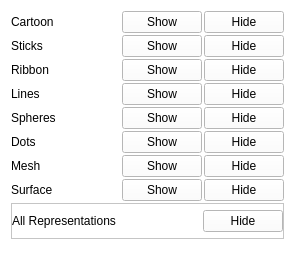
                     <widget class="QWidget" name="scrollAreaWidgetContents_3">
                      <property name="geometry">
                       <rect>
                        <x>0</x>
                        <y>-203</y>
                        <width>295</width>
                        <height>275</height>
                       </rect>
                      </property>
                      <property name="sizePolicy">
                       <sizepolicy hsizetype="Preferred" vsizetype="Expanding">
                        <horstretch>0</horstretch>
                        <verstretch>0</verstretch>
                       </sizepolicy>
                      </property>
                      <property name="styleSheet">
                       <string notr="true">background-color: white;</string>
                      </property>
                      <layout class="QVBoxLayout" name="verticalLayout_18">
                       <property name="spacing">
                        <number>2</number>
                       </property>
                       <item>
                        <layout class="QHBoxLayout" name="protein_pair_cartoon_layout">
                         <item>
                          <widget class="QLabel" name="lbl_protein_pair_cartoon">
                           <property name="text">
                            <string>Cartoon</string>
                           </property>
                          </widget>
                         </item>
                         <item>
                          <spacer name="horizontalSpacer_30">
                           <property name="orientation">
                            <enum>Qt::Horizontal</enum>
                           </property>
                           <property name="sizeHint" stdset="0">
                            <size>
                             <width>40</width>
                             <height>20</height>
                            </size>
                           </property>
                          </spacer>
                         </item>
                         <item>
                          <widget class="QPushButton" name="btn_protein_pair_show_cartoon">
                           <property name="text">
                            <string>Show</string>
                           </property>
                          </widget>
                         </item>
                         <item>
                          <widget class="QPushButton" name="btn_protein_pair_hide_cartoon">
                           <property name="text">
                            <string>Hide</string>
                           </property>
                          </widget>
                         </item>
                        </layout>
                       </item>
                       <item>
                        <layout class="QHBoxLayout" name="protein_pair_sticks_layout">
                         <item>
                          <widget class="QLabel" name="lbl_protein_pair_sticks">
                           <property name="text">
                            <string>Sticks</string>
                           </property>
                          </widget>
                         </item>
                         <item>
                          <spacer name="horizontalSpacer_29">
                           <property name="orientation">
                            <enum>Qt::Horizontal</enum>
                           </property>
                           <property name="sizeHint" stdset="0">
                            <size>
                             <width>40</width>
                             <height>20</height>
                            </size>
                           </property>
                          </spacer>
                         </item>
                         <item>
                          <widget class="QPushButton" name="btn_protein_pair_show_sticks">
                           <property name="text">
                            <string>Show</string>
                           </property>
                          </widget>
                         </item>
                         <item>
                          <widget class="QPushButton" name="btn_protein_pair_hide_sticks">
                           <property name="text">
                            <string>Hide</string>
                           </property>
                          </widget>
                         </item>
                        </layout>
                       </item>
                       <item>
                        <layout class="QHBoxLayout" name="protein_pair_ribbon_layout">
                         <item>
                          <widget class="QLabel" name="lbl_protein_pair_ribbon">
                           <property name="text">
                            <string>Ribbon</string>
                           </property>
                          </widget>
                         </item>
                         <item>
                          <spacer name="horizontalSpacer_28">
                           <property name="orientation">
                            <enum>Qt::Horizontal</enum>
                           </property>
                           <property name="sizeHint" stdset="0">
                            <size>
                             <width>40</width>
                             <height>20</height>
                            </size>
                           </property>
                          </spacer>
                         </item>
                         <item>
                          <widget class="QPushButton" name="btn_protein_pair_show_ribbon">
                           <property name="text">
                            <string>Show</string>
                           </property>
                          </widget>
                         </item>
                         <item>
                          <widget class="QPushButton" name="btn_protein_pair_hide_ribbon">
                           <property name="text">
                            <string>Hide</string>
                           </property>
                          </widget>
                         </item>
                        </layout>
                       </item>
                       <item>
                        <layout class="QHBoxLayout" name="protein_pair_lines_layout">
                         <item>
                          <widget class="QLabel" name="lbl_protein_pair_lines">
                           <property name="text">
                            <string>Lines</string>
                           </property>
                          </widget>
                         </item>
                         <item>
                          <spacer name="horizontalSpacer_33">
                           <property name="orientation">
                            <enum>Qt::Horizontal</enum>
                           </property>
                           <property name="sizeHint" stdset="0">
                            <size>
                             <width>40</width>
                             <height>20</height>
                            </size>
                           </property>
                          </spacer>
                         </item>
                         <item>
                          <widget class="QPushButton" name="btn_protein_pair_show_lines">
                           <property name="text">
                            <string>Show</string>
                           </property>
                          </widget>
                         </item>
                         <item>
                          <widget class="QPushButton" name="btn_protein_pair_hide_lines">
                           <property name="text">
                            <string>Hide</string>
                           </property>
                          </widget>
                         </item>
                        </layout>
                       </item>
                       <item>
                        <layout class="QHBoxLayout" name="protein_pair_spheres_layout">
                         <item>
                          <widget class="QLabel" name="lbl_protein_pair_spheres">
                           <property name="text">
                            <string>Spheres</string>
                           </property>
                          </widget>
                         </item>
                         <item>
                          <spacer name="horizontalSpacer_34">
                           <property name="orientation">
                            <enum>Qt::Horizontal</enum>
                           </property>
                           <property name="sizeHint" stdset="0">
                            <size>
                             <width>40</width>
                             <height>20</height>
                            </size>
                           </property>
                          </spacer>
                         </item>
                         <item>
                          <widget class="QPushButton" name="btn_protein_pair_show_spheres">
                           <property name="text">
                            <string>Show</string>
                           </property>
                          </widget>
                         </item>
                         <item>
                          <widget class="QPushButton" name="btn_protein_pair_hide_spheres">
                           <property name="text">
                            <string>Hide</string>
                           </property>
                          </widget>
                         </item>
                        </layout>
                       </item>
                       <item>
                        <layout class="QHBoxLayout" name="protein_pair_dots_layout">
                         <item>
                          <widget class="QLabel" name="lbl_protein_pair_dots">
                           <property name="text">
                            <string>Dots</string>
                           </property>
                          </widget>
                         </item>
                         <item>
                          <spacer name="horizontalSpacer_31">
                           <property name="orientation">
                            <enum>Qt::Horizontal</enum>
                           </property>
                           <property name="sizeHint" stdset="0">
                            <size>
                             <width>40</width>
                             <height>20</height>
                            </size>
                           </property>
                          </spacer>
                         </item>
                         <item>
                          <widget class="QPushButton" name="btn_protein_pair_show_dots">
                           <property name="text">
                            <string>Show</string>
                           </property>
                          </widget>
                         </item>
                         <item>
                          <widget class="QPushButton" name="btn_protein_pair_hide_dots">
                           <property name="text">
                            <string>Hide</string>
                           </property>
                          </widget>
                         </item>
                        </layout>
                       </item>
                       <item>
                        <layout class="QHBoxLayout" name="protein_pair_mesh_layout">
                         <item>
                          <widget class="QLabel" name="lbl_protein_pair_mesh">
                           <property name="text">
                            <string>Mesh</string>
                           </property>
                          </widget>
                         </item>
                         <item>
                          <spacer name="horizontalSpacer_27">
                           <property name="orientation">
                            <enum>Qt::Horizontal</enum>
                           </property>
                           <property name="sizeHint" stdset="0">
                            <size>
                             <width>40</width>
                             <height>20</height>
                            </size>
                           </property>
                          </spacer>
                         </item>
                         <item>
                          <widget class="QPushButton" name="btn_protein_pair_show_mesh">
                           <property name="text">
                            <string>Show</string>
                           </property>
                          </widget>
                         </item>
                         <item>
                          <widget class="QPushButton" name="btn_protein_pair_hide_mesh">
                           <property name="text">
                            <string>Hide</string>
                           </property>
                          </widget>
                         </item>
                        </layout>
                       </item>
                       <item>
                        <layout class="QHBoxLayout" name="protein_pair_surface_layout">
                         <item>
                          <widget class="QLabel" name="lbl_protein_pair_surface">
                           <property name="text">
                            <string>Surface</string>
                           </property>
                          </widget>
                         </item>
                         <item>
                          <spacer name="horizontalSpacer_26">
                           <property name="orientation">
                            <enum>Qt::Horizontal</enum>
                           </property>
                           <property name="sizeHint" stdset="0">
                            <size>
                             <width>40</width>
                             <height>20</height>
                            </size>
                           </property>
                          </spacer>
                         </item>
                         <item>
                          <widget class="QPushButton" name="btn_protein_pair_show_surface">
                           <property name="text">
                            <string>Show</string>
                           </property>
                          </widget>
                         </item>
                         <item>
                          <widget class="QPushButton" name="btn_protein_pair_hide_surface">
                           <property name="text">
                            <string>Hide</string>
                           </property>
                          </widget>
                         </item>
                        </layout>
                       </item>
                       <item>
                        <widget class="QFrame" name="frame_5">
                         <property name="frameShape">
                          <enum>QFrame::StyledPanel</enum>
                         </property>
                         <property name="frameShadow">
                          <enum>QFrame::Raised</enum>
                         </property>
                         <layout class="QVBoxLayout" name="verticalLayout_17">
                          <property name="spacing">
                           <number>0</number>
                          </property>
                          <property name="leftMargin">
                           <number>0</number>
                          </property>
                          <property name="topMargin">
                           <number>6</number>
                          </property>
                          <property name="rightMargin">
                           <number>0</number>
                          </property>
                          <property name="bottomMargin">
                           <number>6</number>
                          </property>
                          <item>
                           <layout class="QHBoxLayout" name="horizontalLayout_26">
                            <item>
                             <widget class="QLabel" name="lbl_protein_pair_all_representations">
                              <property name="text">
                               <string>All Representations</string>
                              </property>
                             </widget>
                            </item>
                            <item>
                             <spacer name="horizontalSpacer_19">
                              <property name="orientation">
                               <enum>Qt::Horizontal</enum>
                              </property>
                              <property name="sizeHint" stdset="0">
                               <size>
                                <width>40</width>
                                <height>20</height>
                               </size>
                              </property>
                             </spacer>
                            </item>
                            <item>
                             <widget class="QPushButton" name="btn_protein_pair_hide_all_representations">
                              <property name="text">
                               <string>Hide</string>
                              </property>
                             </widget>
                            </item>
                           </layout>
                          </item>
                         </layout>
                        </widget>
                       </item>
                       <item>
                        <spacer name="verticalSpacer_5">
                         <property name="orientation">
                          <enum>Qt::Vertical</enum>
                         </property>
                         <property name="sizeHint" stdset="0">
                          <size>
                           <width>20</width>
                           <height>40</height>
                          </size>
                         </property>
                        </spacer>
                       </item>
                      </layout>
                     </widget>
